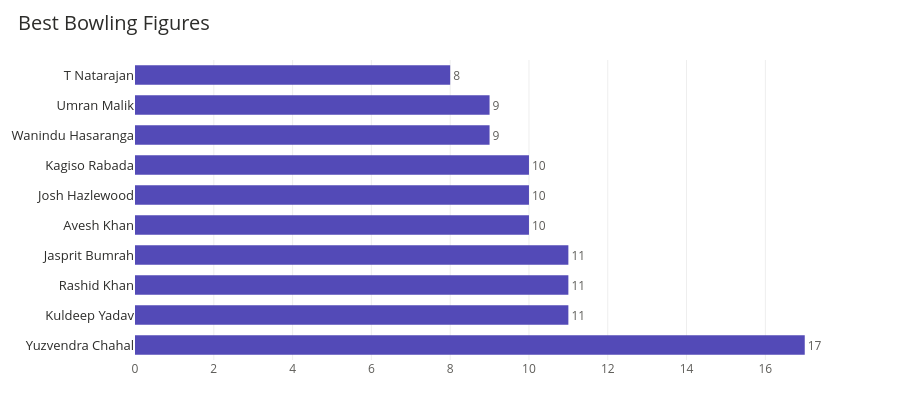

The notebook cell this image was saved under:
### Code cell
import plotly.express as px
import plotly.graph_objects as go

# Color each bar based on wicket count
def get_color(val):
    if val >= 6:
        return '#534AB7'  # purple - elite
    elif val >= 4:
        return '#1D9E75'  # teal - solid
    else:
        return '#888780'  # gray - below average

colors = [get_color(v) for v in top_bowlers.values]

fig = go.Figure(go.Bar(
    x=top_bowlers.values,
    y=top_bowlers.index,
    orientation='h',
    marker=dict(
        color=colors,
        line=dict(width=0),
    ),
    text=top_bowlers.values,
    textposition='outside',
    textfont=dict(size=12, color='#5f5e5a'),
))

fig.update_layout(
    title=dict(
        text='Best Bowling Figures',
        font=dict(size=20, color='#2c2c2a'),
        x=0.02
    ),
    plot_bgcolor='white',
    paper_bgcolor='white',
    xaxis=dict(
        showgrid=True,
        gridcolor='rgba(0,0,0,0.07)',
        gridwidth=1,
        zeroline=False,
        showline=False,
        tickfont=dict(size=12, color='#5f5e5a'),
    ),
    yaxis=dict(
        showgrid=False,
        tickfont=dict(size=13, color='#2c2c2a'),
    ),
    margin=dict(l=20, r=60, t=60, b=40),
    height=400,
    bargap=0.35,
)

fig.show()

### Figure 1 — Plotly figure (JSON) as saved in the notebook; plotly's stock layout.template omitted (floating-point values rounded to 4 significant figures)
{"data": [{"marker": {"color": ["#534AB7", "#534AB7", "#534AB7", "#534AB7", "#534AB7", "#534AB7", "#534AB7", "#534AB7", "#534AB7", "#534AB7"], "line": {"width": 0}}, "orientation": "h", "text": [17, 11, 11, 11, 10, 10, 10, 9, 9, 8], "textfont": {"color": "#5f5e5a", "size": 12}, "textposition": "outside", "type": "bar", "x": [17, 11, 11, 11, 10, 10, 10, 9, 9, 8], "y": ["Yuzvendra Chahal", "Kuldeep Yadav", "Rashid Khan", "Jasprit Bumrah", "Avesh Khan", "Josh Hazlewood", "Kagiso Rabada", "Wanindu Hasaranga", "Umran Malik", "T Natarajan"]}], "layout": {"bargap": 0.35, "height": 400, "margin": {"b": 40, "l": 20, "r": 60, "t": 60}, "paper_bgcolor": "white", "plot_bgcolor": "white", "title": {"font": {"color": "#2c2c2a", "size": 20}, "text": "Best Bowling Figures", "x": 0.02}, "xaxis": {"gridcolor": "rgba(0,0,0,0.07)", "gridwidth": 1, "showgrid": true, "showline": false, "tickfont": {"color": "#5f5e5a", "size": 12}, "zeroline": false}, "yaxis": {"showgrid": false, "tickfont": {"color": "#2c2c2a", "size": 13}}}}
